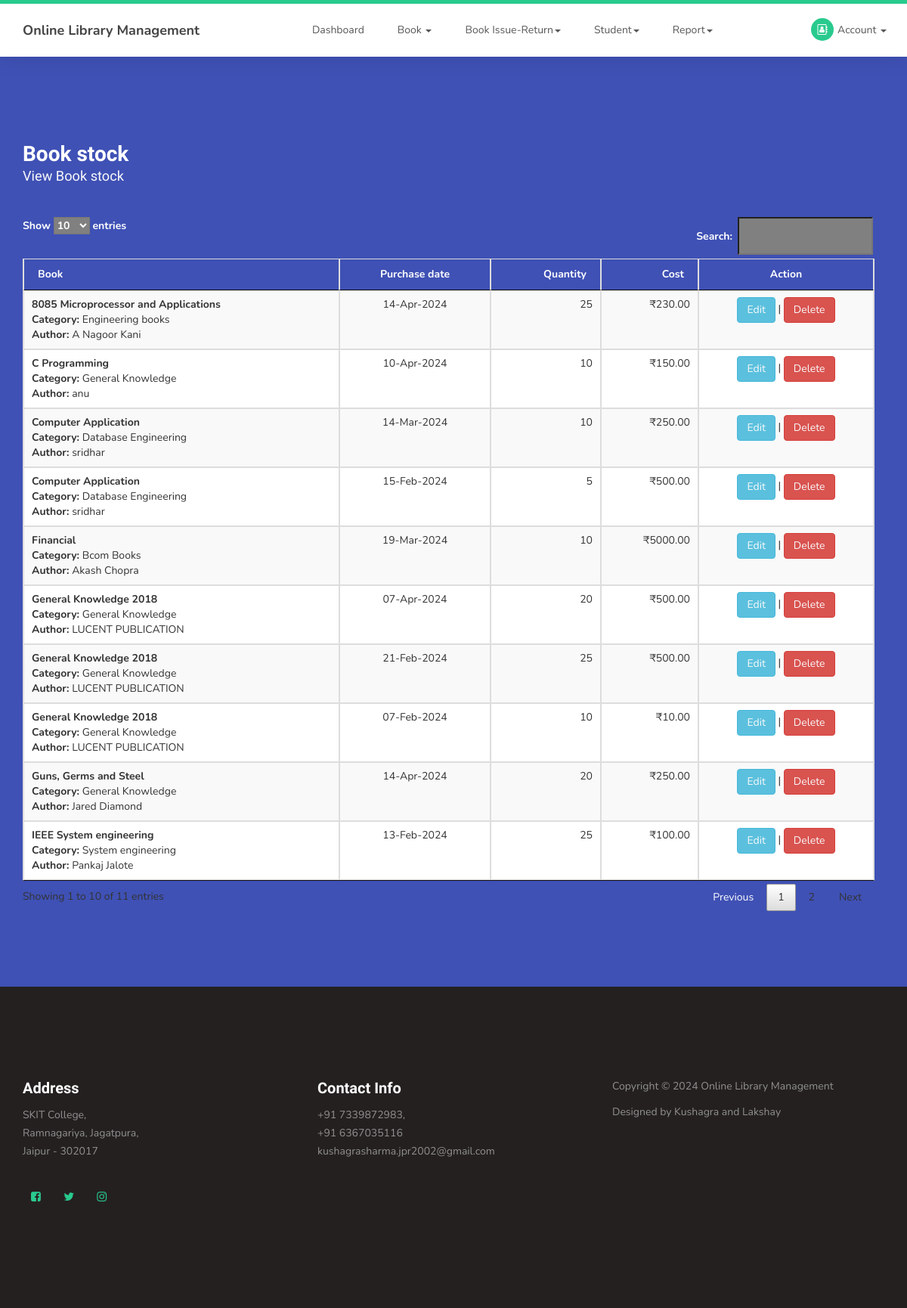
Screenshot of /viewbookstock.php (signed in) with the database file from the repository.
### tables this page shows
CREATE TABLE `book_stock` (
  `book_stock_id` int(10) NOT NULL,
  `bookid` int(10) NOT NULL,
  `branchid` int(10) NOT NULL,
  `purchasedate` date NOT NULL,
  `qty` int(10) NOT NULL,
  `cost` float(10,2) NOT NULL,
  `status` varchar(10) NOT NULL
);

CREATE TABLE `book` (
  `bookid` int(10) NOT NULL,
  `bookcategoryid` int(10) NOT NULL,
  `bookname` varchar(50) NOT NULL,
  `bookdescription` text NOT NULL,
  `bookimg` varchar(100) NOT NULL,
  `bookcost` float(10,2) NOT NULL,
  `author` varchar(25) NOT NULL,
  `status` varchar(10) NOT NULL
);

CREATE TABLE `bookcategory` (
  `bookcategoryid` int(10) NOT NULL,
  `bookcategory` varchar(50) NOT NULL,
  `bookdescription` text NOT NULL,
  `status` varchar(10) NOT NULL
);

### viewbookstock.php (the view, shortened to what this page needs)
<?php
include("header.php");
?>
     <section id="contact">
          <div class="container">
               <div class="row">
                    <div class="col-md-12 col-sm-12">
                         <form id="contact-form" role="form" action="" method="post">
                              <div class="section-title">
                                   <h2>Book stock <small>View Book stock</small></h2>
                              </div>
                              <div class="col-md-12 col-sm-12">
<table id="idviewbook"  class="table table-striped table-bordered">
	<thead>
		<tr style="color:white;">
			<th>Book</th>
			<th style='text-align:center;'>Purchase date</th>
			<th style='text-align:right;'>Quantity</th>
			<th style='text-align:right;'>Cost</th>
			<th style='text-align:center;'>Action</th>
		</tr>
	</thead>
	<tbody>
	<?php
	$sql= "SELECT book_stock.*,book.bookname,book.author,bookcategory.bookcategory FROM book_stock LEFT JOIN book ON book_stock.bookid=BOOK.bookid LEFT JOIN bookcategory ON bookcategory.bookcategoryid=book.bookcategoryid where book_stock.book_stock_id!='0' ";
	$qsql = mysqli_query($con,$sql);
	while($rs = mysqli_fetch_array($qsql))
	{
		echo "<tr>
			<td><b>$rs[bookname]</b>
			<br><b>Category:</b> $rs[bookcategory]
			<br><b>Author:</b> $rs[author]</td>
			<td style='text-align:center;'>" . date("d-M-Y",strtotime($rs['purchasedate'])) ."</td>
			<td style='text-align:right;'>$rs[qty]</td>
			<td style='text-align:right;'>₹$rs[cost]</td>
			<td style='text-align:center;'><a href='bookstock.php?editid=$rs[book_stock_id]&bookid=$rs[bookid]'  class='btn btn-info' >Edit</a> | <a  class='btn btn-danger' href='viewbookstock.php?delid=$rs[0]' onclick='return confirmdel()'>Delete</a></td>
		</tr>";
	}
	?>
	</tbody>
</table>
                              </div>
                         </form>
                    </div>
               </div>
          </div>
     </section>
<?php
include("footer.php");
?>

### css/templatemo-style.css (style rules this page uses)
body { background: #ffffff; font-family: 'Nunito', sans-serif; overflow-x: hidden; padding-top: 70px; }
h1,h2,h3,h4,h5,h6 { font-family: 'Muli', sans-serif; font-weight: bold; line-height: inherit; }
h2 { color: #353535; font-size: 2em; padding-bottom: 10px; }
html { -webkit-font-smoothing: antialiased; }
a { color: #252525; -webkit-transition: 0.5s; transition: 0.5s; text-decoration: none !important; }
a, input, button, .form-control { -webkit-transition: 0.5s; transition: 0.5s; }
.section-title { padding-bottom: 40px; }
.section-title h2 { margin: 0; }
.section-title small { display: block; }
section { position: relative; padding: 100px 0; }
#contact { background: #3f51b5; }
#contact h2 { color: #ffffff; }
#contact .section-title { padding-bottom: 20px; }
#contact h2 > small, #contact p, #contact a { color: #f9f9f9; }
#contact-form { padding: 1em 0; }
#contact-form .col-md-12, #contact-form .col-md-4 { padding-left: 0; }

### rows the page displays
book_stock: bookid.bookname "General Knowledge 2018", bookcategory.bookcategory "General Knowledge", bookid.author "LUCENT PUBLICATION", purchasedate "07-Apr-2024", qty "20", cost "500.00"
book_stock: bookid.bookname "General Knowledge 2018", bookcategory.bookcategory "General Knowledge", bookid.author "LUCENT PUBLICATION", purchasedate "21-Feb-2024", qty "25", cost "500.00"
book_stock: bookid.bookname "General Knowledge 2018", bookcategory.bookcategory "General Knowledge", bookid.author "LUCENT PUBLICATION", purchasedate "07-Feb-2024", qty "10", cost "10.00"
book_stock: bookid.bookname "IEEE System engineering", bookcategory.bookcategory "System engineering", bookid.author "Pankaj Jalote", purchasedate "13-Feb-2024", qty "25", cost "100.00"
book_stock: bookid.bookname "Computer Application", bookcategory.bookcategory "Database Engineering", bookid.author "sridhar", purchasedate "14-Mar-2024", qty "10", cost "250.00"
book_stock: bookid.bookname "Computer Application", bookcategory.bookcategory "Database Engineering", bookid.author "sridhar", purchasedate "15-Feb-2024", qty "5", cost "500.00"
book_stock: bookid.bookname "Financial", bookcategory.bookcategory "Bcom Books", bookid.author "Akash Chopra", purchasedate "19-Mar-2024", qty "10", cost "5000.00"
book_stock: bookid.bookname "Guns, Germs and Steel", bookcategory.bookcategory "General Knowledge", bookid.author "Jared Diamond", purchasedate "14-Apr-2024", qty "20", cost "250.00"
book_stock: bookid.bookname "8085 Microprocessor and Applications", bookcategory.bookcategory "Engineering books", bookid.author "A Nagoor Kani", purchasedate "14-Apr-2024", qty "25", cost "230.00"
book_stock: bookid.bookname "C Programming", bookcategory.bookcategory "General Knowledge", bookid.author "anu", purchasedate "10-Apr-2024", qty "10", cost "150.00"
